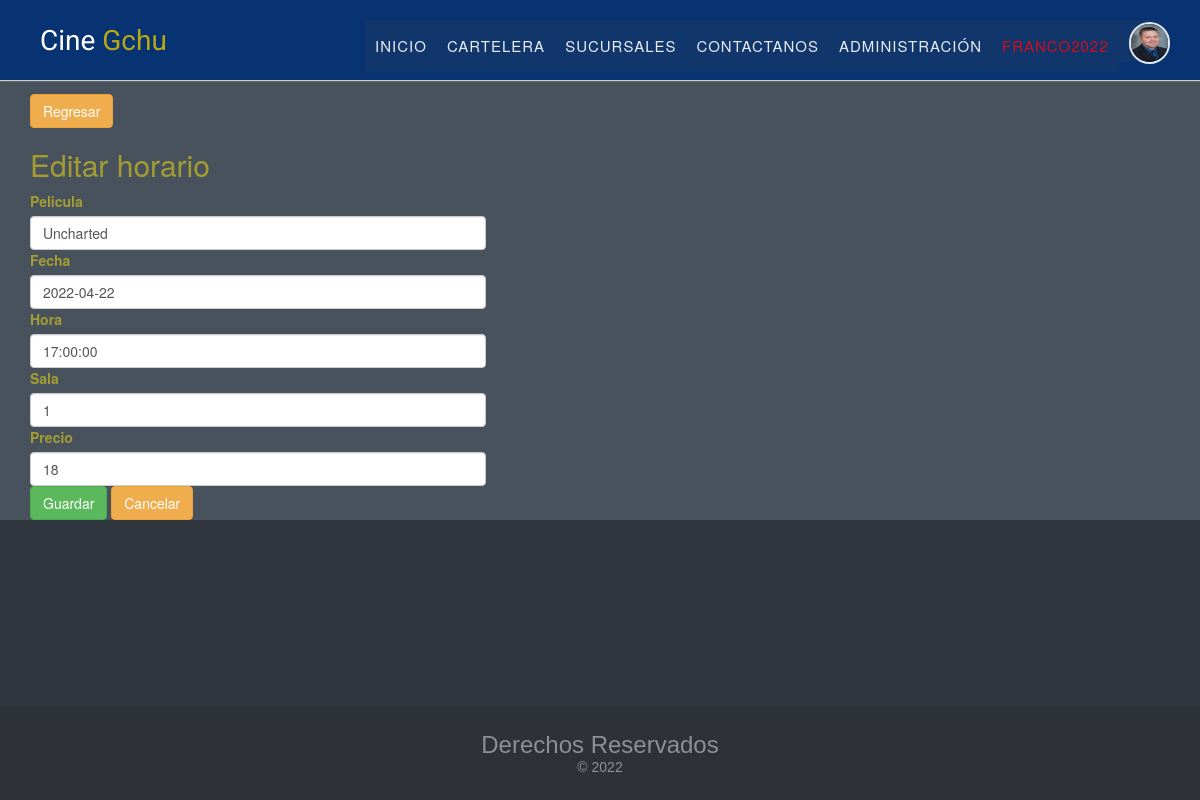
The page /EditarHorario.php?id=3 (signed in) on the database its author committed.
### tables this page shows
CREATE TABLE `horarios` (
  `id` int(11) NOT NULL,
  `pelicula` varchar(255) NOT NULL,
  `fecha` date NOT NULL,
  `hora` time NOT NULL,
  `sala` int(11) NOT NULL,
  `precio` decimal(10,0) NOT NULL
);

### model/clsHorarios.php (called while the page is built, shortened)
<?php
class clsHorarios extends clsConexion1
{
    public function get_hora()
    {
        $dbh1 = $this->conectar();
        if ($dbh1 != null) {
            $consulta = $dbh1->prepare("SELECT `id`,`id`, `pelicula`, `fecha`, `hora`, `sala`, `precio` FROM `horarios`");
        $consulta->execute();
        $resh = $consulta->fetchAll(PDO::FETCH_CLASS|PDO::FETCH_UNIQUE, 'clsHorarios');
        return $resh;
        }
    }
}
?>

### EditarHorario.php (the view, shortened to what this page needs)
<?php include "shared/header.php" ?>
<?php include "model/clsHorarios.php"?>
<?php
$m = new clsHorarios();
$hor = $m->get_hora();
$id = $_GET['id'];
?>
<main class="container mt-5">
    <form class="w-40 m-auto" action="" method="POST" enctype="multipart/form-data">
        <div class="d-flex justify-content-center bd-highlight mb-3">
            <div class="p-2 bd-highlight">
                <a href="horarios.php" class="btn btn-warning">Regresar</a>
            </div>
            <div class="me-auto p-2 bd-highlight ">
                <h2>Editar horario</h2>
            </div>
        </div>
        <div class="form-floating mb-3">
            <label for="title">Pelicula</label>
            <input type="text" class="form-control" name="pelicula" id="pelicula" placeholder="pelicula" value="<?php echo ($hor[$id]->pelicula)?>">
        </div>
        <div class="form-floating mb-3">
            <label for="descript">Fecha</label>
            <input type="text" class="form-control" name="fecha" id="fecha" placeholder="fecha" value="<?php echo ($hor[$id]->fecha)?>">
        </div>
        <div class="form-floating mb-3">
            <label for="descript">Hora</label>
            <input type="text" class="form-control" name="hora" id="hora" placeholder="hora" value="<?php echo ($hor[$id]->hora)?>">
        </div>
        <div class="form-floating mb-3">
            <label for="actores">Sala</label>
            <input type="text" class="form-control" name="sala" id="sala" placeholder="sala" value="<?php echo ($hor[$id]->sala)?>">
        </div>
        <div class="form-floating mb-3">
            <label for="director">Precio</label>
            <input type="text" class="form-control" name="precio" id="precio" placeholder="precio" value="<?php echo ($hor[$id]->precio)?>">
        </div>
        <div class="mb-3">
            <button type="submit" class="btn btn-success" href="EditarHorario.php">Guardar</button>
            <button type="submit" class="btn btn-warning" href="horarios.php">Cancelar</button>
        </div>
    </form>
</main>
<?php include "shared/footer.php" ?>

### css/general.css (style rules this page uses)
html { background-color: #30363d; }
body { background-color: #48525d !important; font:14px/1.5 Arial, Helvetica, sans-serif; color: #d5c71ca6 !important; }
main { margin-bottom: 10em !important; }
.w-40 { width: 40%; }
body > main > form > div.d-flex.justify-content-center.bd-highlight.mb-3 > div:nth-child(1) > a { margin-top: 1em; }

### rows shown on the page
horarios: pelicula "Uncharted", fecha "2022-04-22", hora "17:00:00", sala "1", precio "18"

### other values the page prints
$_SESSION['user'] "FRANCO2022"
